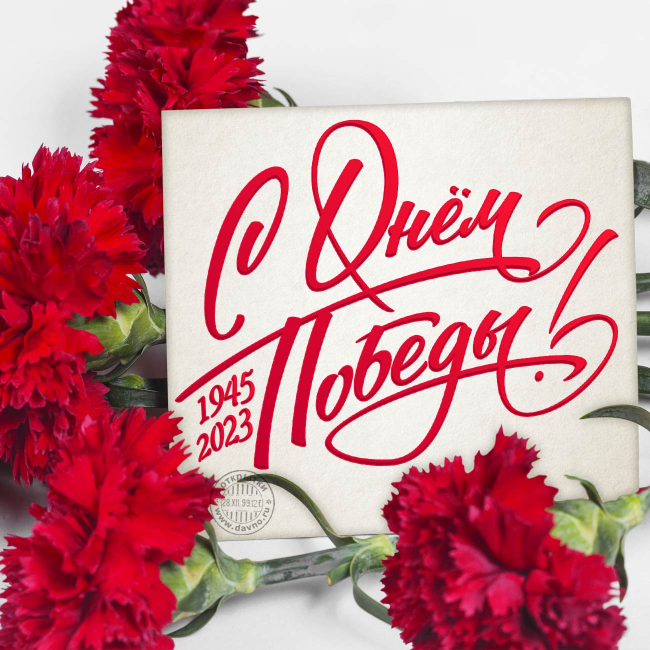
#> input picture 9m.jpg, 1300 x 1300 px (shown at 1/2 size)
$ python main.py
#> lines starting #> are read from the running program, lines starting #| are printed output that depends on the picture
def z1():
    from PIL import Image
    file = "otkritka.jpg"
    image = Image.open(file)
    image.show()
    image = image.crop((310, 200, 640, 480))
    image.save('cropped_otkritka.jpg')
    image.show()

def z2():
    from PIL import Image
    a = {"Новый год": "ny.jpg", "23 февраля": "23f.jpg", "8 марта": "8m.jpg", "1 мая": "1m.jpg", "9 мая": "9m.jpg", "День рождения": "dr.jpg"}
    f = str(input("Введите праздник: "))
    file = a[f]
    image = Image.open(file)
    image.show()


def z3():
    from PIL import Image, ImageDraw, ImageFont
    name = str(input("Введите имя: "))
#> the answer given: otkritka.jpg
    image = Image.open("9m.jpg")
#> image is the input picture: PIL image 1300x1300 RGB; mean R, G, B 200.8, 134.4, 142.9
    font = ImageFont.truetype("arial.ttf", 65)
    drawer = ImageDraw.Draw(image)
    drawer.text((550, 70), name + ", поздравляю!", font=font, fill='red', stroke_width=2, stroke_fill="black")
    image.save('modified.png')
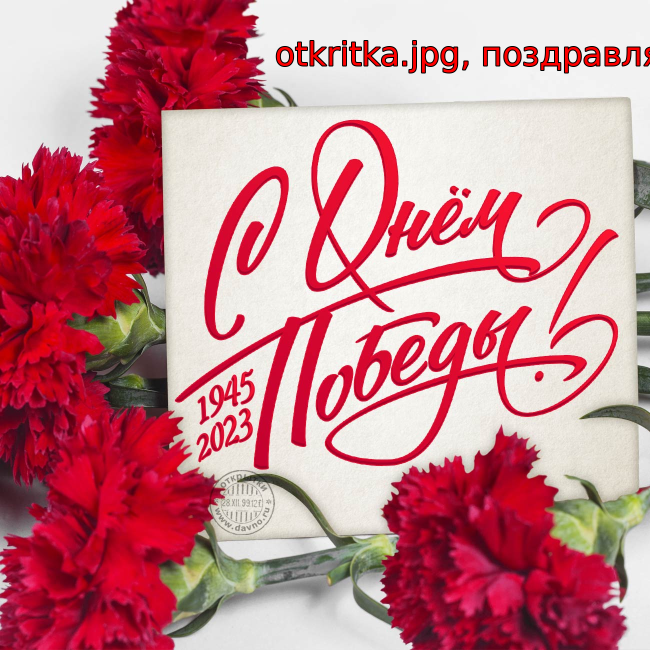
#> saved as modified.png: PIL image 1300x1300 RGB (shown at 1/2 size); mean R, G, B 199.8, 131.8, 140.3
    image.show()

z3()
